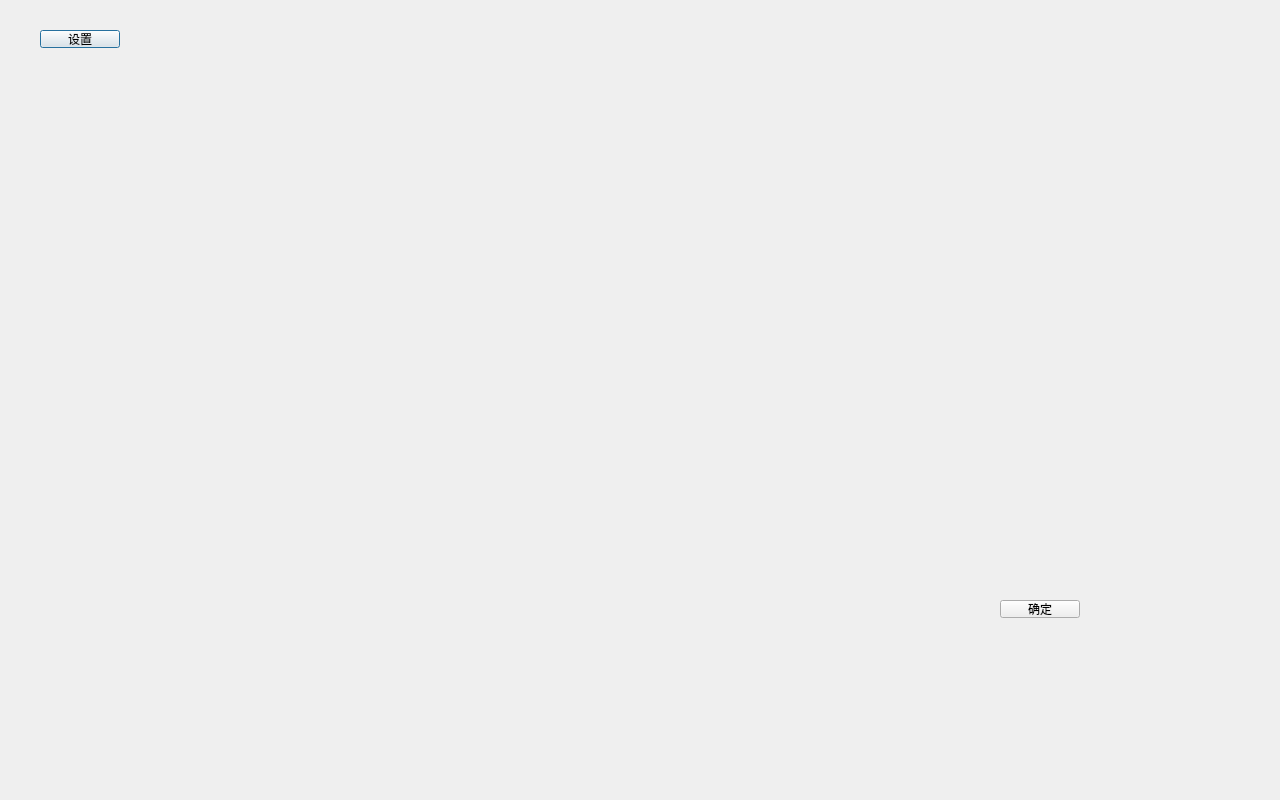
<?xml version="1.0" encoding="UTF-8"?>
<ui version="4.0">
 <class>songselection</class>
 <widget class="QDialog" name="songselection">
  <property name="geometry">
   <rect>
    <x>0</x>
    <y>0</y>
    <width>1280</width>
    <height>800</height>
   </rect>
  </property>
  <property name="windowTitle">
   <string>Dialog</string>
  </property>
  <widget class="QPushButton" name="pushButton">
   <property name="geometry">
    <rect>
     <x>40</x>
     <y>30</y>
     <width>80</width>
     <height>18</height>
    </rect>
   </property>
   <property name="text">
    <string>设置</string>
   </property>
  </widget>
  <widget class="QPushButton" name="pushButton_2">
   <property name="geometry">
    <rect>
     <x>1000</x>
     <y>600</y>
     <width>80</width>
     <height>18</height>
    </rect>
   </property>
   <property name="text">
    <string>确定</string>
   </property>
  </widget>
 </widget>
 <resources/>
 <connections/>
</ui>
